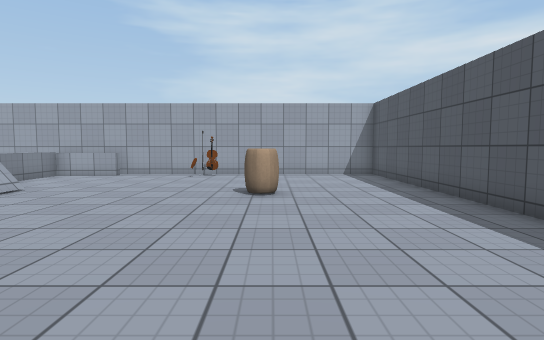
[1] (above)

12 first-person views from a walk through a Unity game level. The camera is 1.2 m above the floor, tilts 4° down and sees 80° across. The floor is counted in squares, 1 m on a side. Each view is taken from the middle of a square. On the plan, view 1 faces up. The plan holds only what a view shows up to about 14 squares ahead; the rest is blank. The place goes on beyond the plan. The player character is not drawn. Some animated figures are not drawn. Some surface patterns are stand-ins.

[2]
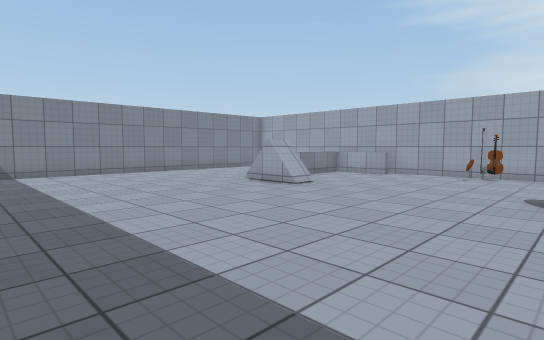

[3]
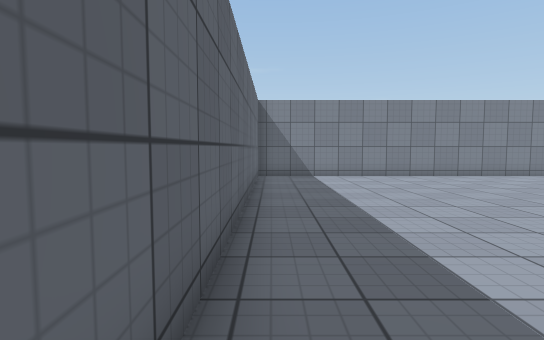

[4]
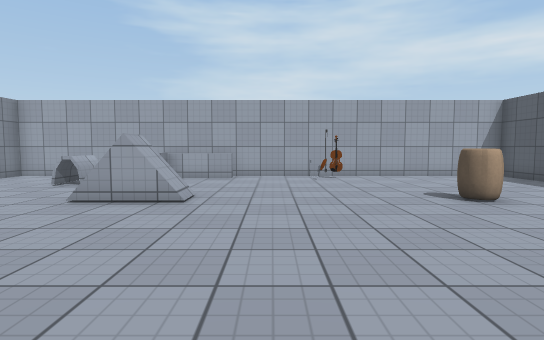

[5]
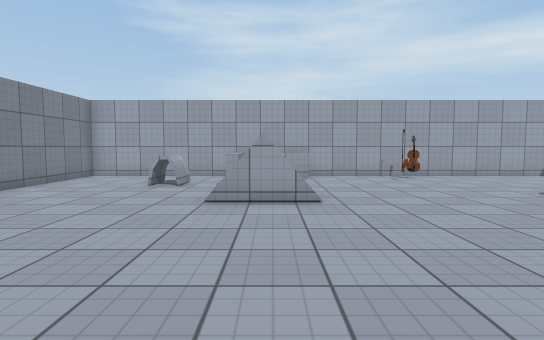

[6]
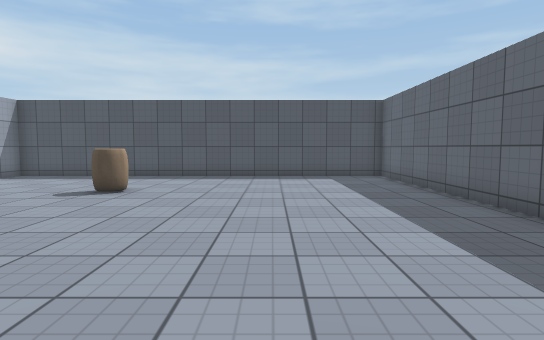

[7]
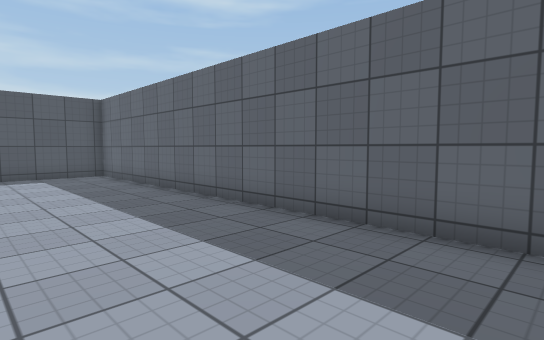

[8]
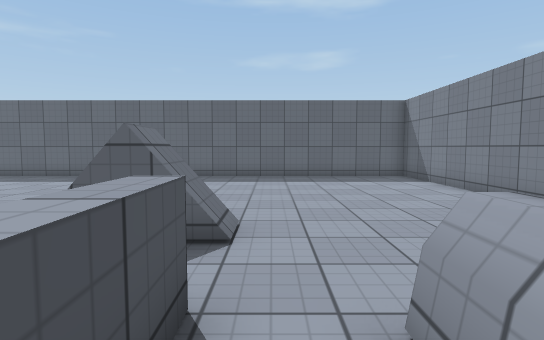

[9]
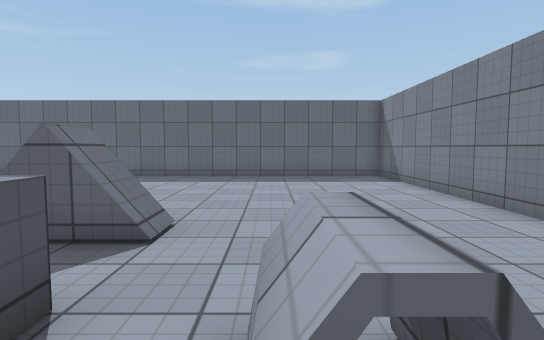

[10]
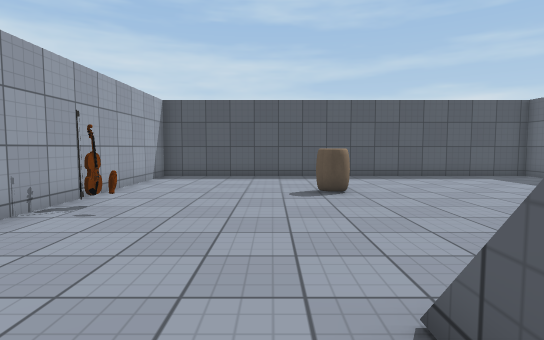

[11]
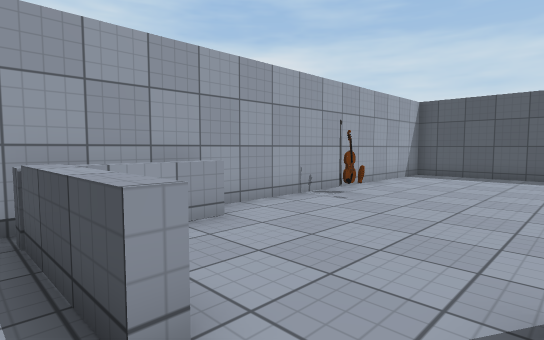

[12]
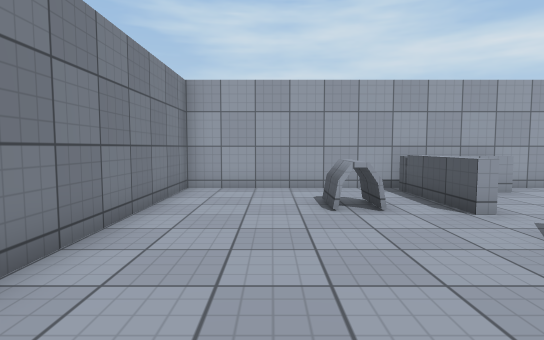

### Floor plan
Points are (right, up) in squares from view 1. A wall is a line through its corners. A room is listed if a view was taken in it or the views show most of it. See-through windows are left out.
Room 1 (views 1, 2, 3, 4, 5, 6, 7, 10, 11, 12)
walls: (-8.3, 7.9) (-8.3, 9.1); (-7.9, 9.1) (-7.9, 7.9); (-8.7, 7.9) (-8.7, 9.1); (-9.1, 9) (-7.7, 9) (-7.7, 8) (-9.1, 8); (-12.5, 14.5) (-15.5, 14.5) (-15.5, -0.6) (4.5, -0.6) (4.5, 14.5) (-9, 14.5)
low walls: (-7.1, 9) (-7.1, 8); (-7.2, 9) (-7.2, 8); (-7.5, 9) (-7.5, 8); (-9, 7.9) (-9, 9.1); (-9.1, 8) (-9.1, 9); (-9.3, 8) (-9.4, 9); (-6.5, 13.6) (-9, 13.6) (-9, 10.7) (-9.4, 10.7); (-10.8, 11) (-11.5, 11) (-11.5, 12.3); (-11.8, 11) (-11.8, 12.3)
ways out: opening at (-11.5, 13.5) to room 2; opening at (-10, 11.5) to room 2
objects: other object (-3, 13); other object (-3, 14) to (-2, 14)
Room 2 (views 8, 9)
walls: (-9, 14.5) (-12.5, 14.5)
low walls: (-11.5, 12.4) (-11.5, 11); (-11.5, 12.3) (-11.1, 12.3) (-11.1, 11); (-11.7, 12.4) (-11.7, 11); (-9.4, 10.7) (-9.4, 14)
ways out: opening at (-11.5, 13.5) to room 1; opening at (-10, 11.5) to room 1

Positions as (right, up) in squares from view 1, and headings:
1: (0, 0), facing up
2: (0, 0), facing up-left
3: (-2, 0), facing left
4: (-5, 1), facing up
5: (-8, 1), facing up
6: (-9, 4), facing right
7: (-10, 4), facing down-right
8: (-10, 13), facing down
9: (-11, 13), facing down
10: (-9, 10), facing right
11: (-10, 9), facing up-right
12: (-13, 5), facing up
